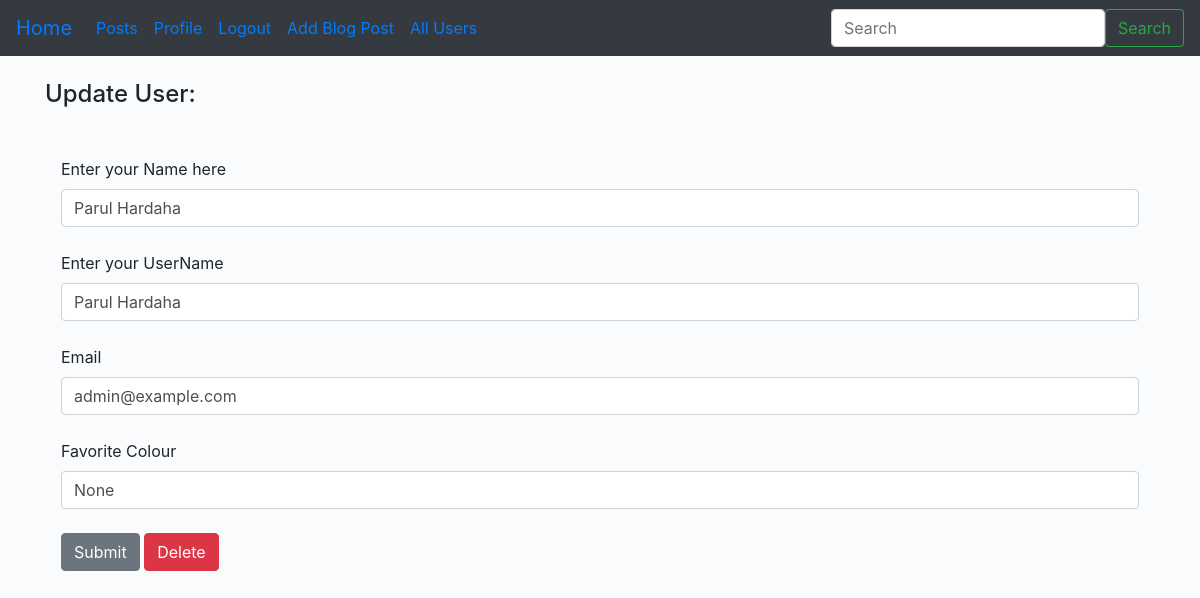
The app's page /update/1 (signed in) with its own data.
### app.py (models this page shows, shortened)
class Users(db.Model,UserMixin):
  id= db.Column(db.Integer,primary_key=True)
  username=db.Column(db.String(20),nullable=False,unique=True)
  name=db.Column(db.String(100),nullable=False)
  email=db.Column(db.String(100),nullable=False,unique=True)
  favorite_Colour=db.Column(db.String(100))
  date_added=db.Column(db.DateTime,default=datetime.utcnow)
  password_hash=db.Column(db.String(120))
  posts = db.relationship('Posts', foreign_keys=[Posts.poster_id], backref='poster', lazy=True)
  @property
  def password(self):
    raise AttributeError('Password is not Readable!')

### app.py (the view)
@app.route('/update/<int:id>', methods=['GET','POST'])
@login_required
def update(id):
  form=UserForm()
  name_to_update=Users.query.get_or_404(id)
  if request.method=='POST':
    name_to_update.name=request.form['name']
    name_to_update.email=request.form['email']
    name_to_update.favorite_Colour=request.form['favorite_Colour']
    name_to_update.username=request.form['username']
    try:
      db.session.commit()
      flash("User Updated Successfully!")
      return render_template("dash.html",form=form,name_to_update=name_to_update,id=id)
    except:
      flash("Error!!..Try again!!")
      return render_template("update.html",form=form,name_to_update=name_to_update)
  else:
     return render_template("update.html",form=form,name_to_update=name_to_update,id=id)

### app.py
class UserForm(FlaskForm):
   name= StringField ("Enter your Name here", validators=[DataRequired()])
   username= StringField ("Enter your UserName", validators=[DataRequired()])
   email= StringField ("Email", validators=[DataRequired()])
   favorite_Colour=StringField("Favorite Colour")
   password_hash=PasswordField('Password', validators=[DataRequired(),EqualTo('password_hash2',message="Passowrds mush match!")])
   password_hash2=PasswordField('Confirm Password',validators=[DataRequired()])
   submit= SubmitField("Submit")

class SearchForm(FlaskForm):
  searched=StringField("searched",validators=[DataRequired()])
  submit=SubmitField("Submit")

### app.py (called while the page is built)
@login_manager.user_loader
def load_user(user_id):
  return Users.query.get(int(user_id))

@app.context_processor
def base():
  form=SearchForm()
  return dict(form=form)

### templates/update.html (shortened to what this page needs)
{% extends 'base.html' %}
{% block content %}
{% if name %}
      <h2>Update User:</h2>
      <br><br></br>
      {% for our_user in our_users %}
            {{ our_user.id}}. {{ our_user.name}} - {{ our_user.email}} - {{ our_user.favorite_Colour}} <br>
      {% endfor %}
{% else %}
      <h4>Update User:</h4>
        <br/>
      {% if id== current_user.id %}
            <div class="shadow p-3 mb-5 bg-body rounded">
            <form  action="/update/{{ name_to_update.id }}" method="POST">
            {{ form.name.label(class="form-label") }}
            {{ form.name(class="form-control",value=name_to_update.name) }}
            <br/>
            {{ form.username.label(class="form-label") }}
            {{ form.username(class="form-control",value=name_to_update.name) }}
            <br/>
            {{ form.email.label(class="form-label") }}
            {{ form.email(class="form-control",value=name_to_update.email) }}
            <br/>
            {{ form.favorite_Colour.label(class="form-label") }}
            {{ form.favorite_Colour(class="form-control",value=name_to_update.favorite_Colour) }}
            <br/>
            {{ form.submit(class="btn btn-secondary") }}
            <a href="{{url_for('delete', id=id)}}" class="btn btn-danger">Delete</a>
            </form>
            </div>
            <br>
      {% endif %}
{% endif %}
{% endblock %}

### static/css/style.css (style rules this page uses)
body { background: #f9fbfcd6; }

### records on screen
Users: name "Parul Hardaha", username "Parul Hardaha", email "admin@example.com", favorite_Colour "None"
